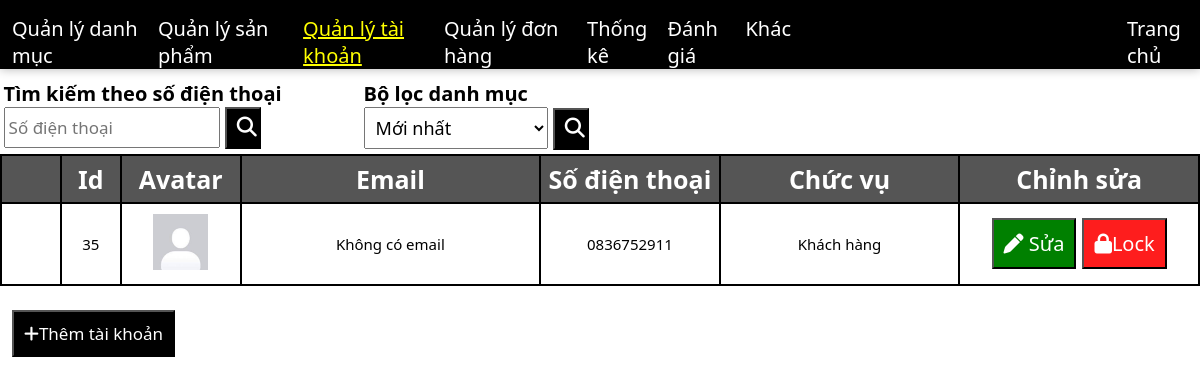
Page /admin/index.php?act=listtk on the committed database.
### tables this page shows
CREATE TABLE `taikhoan` (
  `idtk` int(255) NOT NULL,
  `hoten` varchar(255) DEFAULT NULL,
  `password` varchar(255) NOT NULL,
  `avatar` varchar(255) DEFAULT NULL,
  `tel` varchar(255) NOT NULL,
  `email` varchar(255) DEFAULT NULL,
  `address` varchar(255) DEFAULT NULL,
  `timedk` varchar(255) NOT NULL,
  `role` int(255) NOT NULL DEFAULT 1
);

### model/pdo.php (called while the page is built, shortened)
<?php
function pdo_get_connection(){
    $dburl = "mysql:host=localhost;dbname=lnmhoa;charset=utf8";
    $username = 'root';
    $password = '';
    $conn = new PDO($dburl, $username, $password);
    $conn->setAttribute(PDO::ATTR_ERRMODE, PDO::ERRMODE_EXCEPTION);
    return $conn;
}
function pdo_query($sql){
    $sql_args = array_slice(func_get_args(), 1);
    try{
        $conn = pdo_get_connection();
        $stmt = $conn->prepare($sql);
        $stmt->execute($sql_args);
        $rows = $stmt->fetchAll();
        return $rows;
    }
    catch(PDOException $e){
        throw $e;
    }
    finally{
        unset($conn);
    }
}

### model/taikhoan.php (called while the page is built, shortened)
<?php
function listtk($tel,$sort,$start){
    if($tel!=''){
        if($sort == 'new'){
            $sql = "select * from taikhoan where tel = '".$tel."' and role <> 2 order by idtk desc limit ".$start.", 10";
        }else if($sort == 'old'){
            $sql = "select * from taikhoan where tel = '".$tel."' and role <> 2  order by idtk asc limit ".$start.", 10";
        }else if($sort == 'chd'){
            $sql = "select * from taikhoan where tel = '".$tel."' and role <> 2 and role = 1 order by idtk desc limit ".$start.", 10";
        }else if($sort == 'tkbk'){
            $sql = "select * from taikhoan where tel = '".$tel."' and role <> 2 and role = 0 order by idtk desc limit ".$start.", 10";
        }
    }else{
        if($sort == 'new'){
            $sql = "select * from taikhoan where role <> 2 order by idtk desc limit ".$start.", 10";
        }else if($sort == 'old'){
            $sql = "select * from taikhoan where role <> 2  order by idtk asc limit ".$start.", 10";
        }else if($sort == 'chd'){
            $sql = "select * from taikhoan where role <> 2 and role = 1 order by idtk desc limit ".$start.", 10";
        }else if($sort == 'tkbk'){
            $sql = "select * from taikhoan where role <> 2 and role = 0 order by idtk desc limit ".$start.", 10";
        }
    }
    $listtk = pdo_query($sql);
    return $listtk;
}
?>

### admin/taikhoan/listtk.php (the view, shortened to what this page needs)
<?php
    $current_page = isset($_GET['page']) ? $_GET['page'] : 1;
    $start = ($current_page - 1) * 10;
    $listtk = listtk($_SESSION['searchtk'],$_SESSION['sorttk'],$start);
?>
<div class="admin-dsdm">
            <div class="searchadmin">
                <form class="formsearchadmin" action="index.php?act=searchtk" method="post">
                    <h4 class="mgl1">Tìm kiếm theo số điện thoại</h4>
                    <input class="mgl1" style="width: 60%;" type="text" name="keynametk" id="" placeholder="Số điện thoại">
                    <button type="submit" class="button-seach-admin"><i class="fa-solid fa-magnifying-glass"></i></button>
                </form>
                <form class="formsearchadmin" action="index.php?act=listtk" method="post">
                <h4 class="mgl1">Bộ lọc danh mục</h4>
                        <select class="mgl1" style="font-size: 18px; padding: 7px;" name="keyarrangetk">
                            <option value="new" selected>Mới nhất</option>
                        </select>
                        <button type="submit" class="button-seach-admin"><i class="fa-solid fa-magnifying-glass"></i></button>
                </form>
            </div>
            <div class="tabletk">
            <table>
                <tr>
                    <th></th>
                    <th>Id</th>
                    <th>Avatar</th>
                    <th>Email</th>
                    <th>Số điện thoại</th>
                    <th>Chức vụ</th>
                    <th>Chỉnh sửa</th>
                </tr>
                    <?php
                        foreach ($listtk as $listtk) {
                            extract($listtk);
                            $suatk = "index.php?act=suatk&idtk=".$idtk;
                            $avatarpath ="../view/upload/img/" .$avatar;
                        if (is_file($avatarpath)){
                            $avatar1 = "<img src='".$avatarpath."'>";
                            }else{
                            $avatar1 = "<img src='../view/img/avatar.jpg'>";
                        }
                           if(empty($email)){
                            $email = 'Không có email';
                           }
                           if($role==1){
                            $role1 = 'Khách hàng';
                           }?>
                        <tr>
                            <td></td>
                            <td><?=$idtk?></td>
                            <td><?=$avatar1?></td>
                            <td><?=$email?></td>
                            <td><?=$tel?></td>
                            <td><?=$role1?></td>
                            <td><a href="<?=$suatk?>"><button class="button-edit-admin edit-admin-cl"><i class="fa-solid fa-pen"></i> Sửa</button></a><?php if($role!=0){ echo '<button class="delete-admin-cl button-edit-admin lock mgl3" data-id="'.$idtk.'"><i class="fa-solid fa-lock"></i>Lock</button>';}else{ echo '<button class="delete-admin-cl button-edit-admin unlock mgl3" data-id="'.$idtk.'"><i class="fa-solid fa-unlock"></i>Unlock</button>';}?></td>
                        </tr>
                        <?php }?>
                </table>
                <div class="mgt2 editadmin">
                    <button class="js-open-add option-edit-admin mgl1" style="margin-bottom: 2%"><i class="fa-sharp fa-solid fa-plus"></i>Thêm tài khoản</button>
                </div>
            </div>
    </div>

### view/css/cssadmin.css (style rules this page uses)
* { margin: 0; padding: 0; box-sizing: border-box; font-family: system-ui, -apple-system, BlinkMacSystemFont, 'Segoe UI', Roboto, Oxygen, Ubuntu, Cantarell, 'Open Sans', 'Helvetica Neue', sans-serif; }
.mgl1 { margin-left: 1%; }
.mgl3 { margin-left: 3%; }
.mgt2 { margin-top: 2%; }
.admin-dsdm table { width: 100%; border-collapse: collapse; border: 2px solid black; background-color: #555; color: white; }
.admin-dsdm table td { padding: 10px 20px; border: 2px solid black; text-align: center; font-size: 15px; background-color: white; color: black; }
.admin-dsdm table th:nth-child(1) { width: 5%; }
.admin-dsdm table th:nth-child(2) { width: 20%; }
.admin-dsdm table th:nth-child(3) { width: 40%; }
.admin-dsdm table th:nth-child(4) { width: 15%; }
.admin-dsdm table th:nth-child(4) { width: 20%; }
.tabletk table th:nth-child(1) { width: 5%; }
.tabletk table th:nth-child(2) { width: 5%; }
.tabletk table th:nth-child(3) { width: 10%; }
.tabletk table th:nth-child(4) { width: 25%; }
.tabletk table th:nth-child(5) { width: 15%; }
.tabletk table th:nth-child(6) { width: 20%; }
.tabletk table th:nth-child(7) { width: 20%; }
.admin-dsdm th { font-size: 25px; border-left: 2px solid black; padding: 0.5% 0; }
.edit-admin-cl { background-color: green; color: white; }
.delete-admin-cl { background-color: rgba(254, 13, 13, 0.934); color: white; }
.button-seach-admin { width: 10%; padding: 4px 10px 7px 10px; color: white; background-color: black; cursor: pointer; font-size: 20px; }
.button-edit-admin { padding: 10px 10px; font-size: 20px; cursor: pointer; }
.formsearchadmin { margin-bottom: 1%; font-size: 20px; }
.searchadmin { display: grid; grid-template-columns: repeat(4 ,1fr); grid-template-columns: 30% 30% 30% 10%; }
.searchadmin input[type="text"], .searchadmin input[type="number"], .searchadmin input[type="submit"] { font-size: 17px; padding: 7px 3px; }
.option-edit-admin { font-size: 17px; cursor: pointer; padding: 10px 10px; color: white; background-color: black; }
.admin-dsdm img { width: 70%; }

### rows in the picture
taikhoan: idtk "35", email "Không có email", tel "0836752911", role "Khách hàng"
